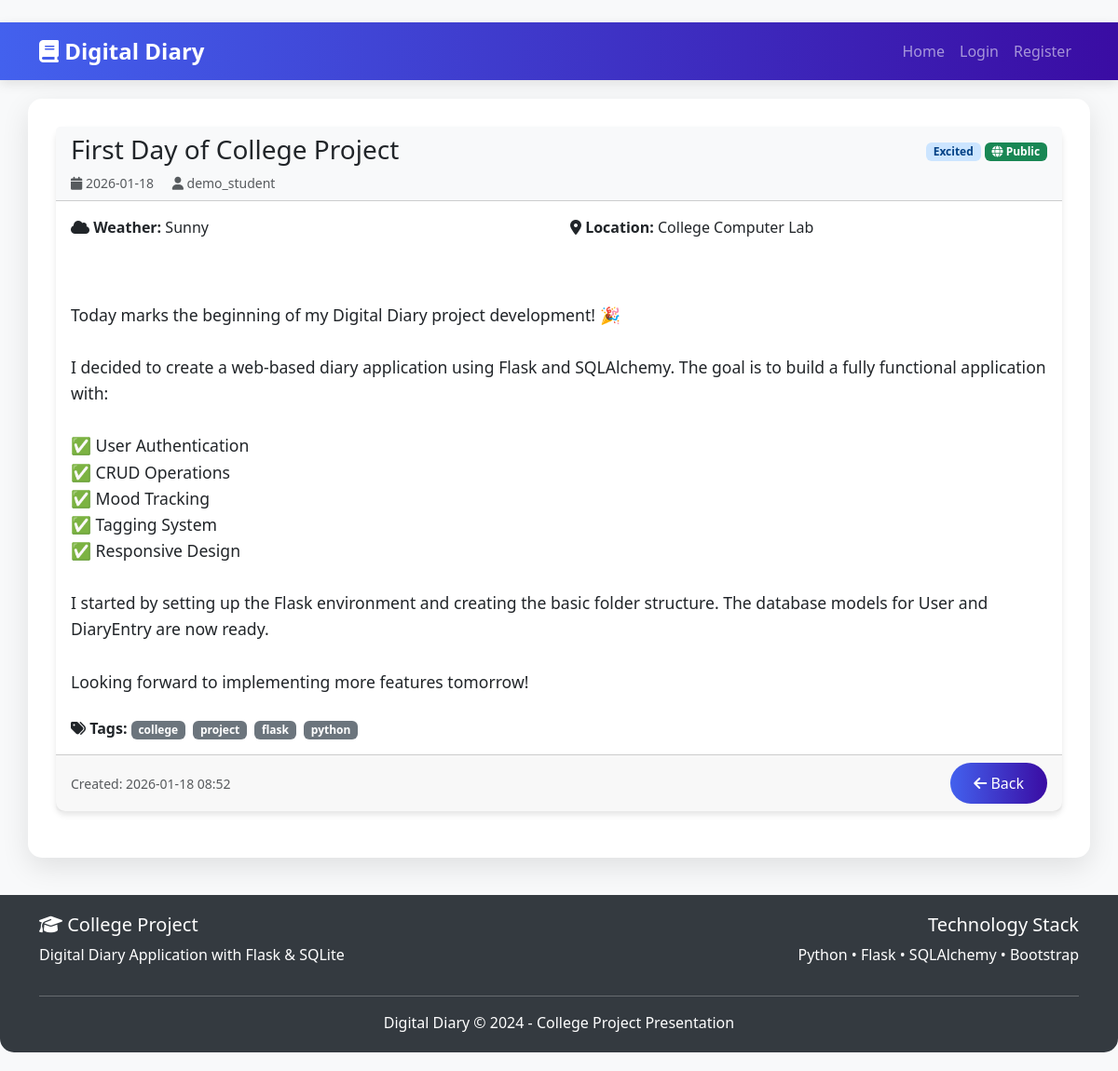
The app's page /entry/1 with its own data.
### app.py (models this page shows, shortened)
class DiaryEntry(db.Model):
    id = db.Column(db.Integer, primary_key=True)
    user_id = db.Column(db.Integer, db.ForeignKey('user.id'), nullable=False)
    title = db.Column(db.String(200), nullable=False)
    content = db.Column(db.Text, nullable=False)
    mood = db.Column(db.String(20), default='neutral')
    entry_date = db.Column(db.Date, nullable=False)
    weather = db.Column(db.String(50))
    location = db.Column(db.String(100))
    tags = db.Column(db.String(200))
    is_private = db.Column(db.Boolean, default=True)
    created_at = db.Column(db.DateTime, default=datetime.utcnow)
    updated_at = db.Column(db.DateTime, default=datetime.utcnow, onupdate=datetime.utcnow)

class User(UserMixin, db.Model):
    id = db.Column(db.Integer, primary_key=True)
    username = db.Column(db.String(50), unique=True, nullable=False)
    email = db.Column(db.String(100), unique=True, nullable=False)
    password_hash = db.Column(db.String(255), nullable=False)
    full_name = db.Column(db.String(100))
    created_at = db.Column(db.DateTime, default=datetime.utcnow)
    last_login = db.Column(db.DateTime)
    entries = db.relationship('DiaryEntry', backref='author', lazy=True, cascade='all, delete-orphan')

### app.py (the view)
@app.route('/entry/<int:entry_id>')
def view_entry(entry_id):
    entry = DiaryEntry.query.get_or_404(entry_id)
    if entry.is_private and (not current_user.is_authenticated or current_user.id != entry.user_id):
        flash('🔒 This entry is private', 'warning')
        return redirect(url_for('index'))
    tags_list = []
    if entry.tags:
        tags_list = [tag.strip() for tag in entry.tags.split(',') if tag.strip()]
    return render_template('view_entry.html',
                         entry=entry,
                         tags_list=tags_list,
                         user=current_user)

### app.py (called while the page is built)
@app.context_processor
def inject_user():
    return dict(user=current_user)

@app.context_processor
def utility_processor():
    return dict(get_mood_emoji=get_mood_emoji, get_mood_color=get_mood_color, now=datetime.utcnow)

### templates/view_entry.html (shortened to what this page needs)
﻿{% extends "base.html" %}
{% block content %}
<div class="card diary-card">
    <div class="card-header bg-light">
        <div class="d-flex justify-content-between align-items-center">
            <h3 class="mb-0">{{ entry.title }}</h3>
            <div>
                <span class="badge mood-{{ entry.mood }}">
                    {{ entry.mood|title }}
                </span>
                {% if entry.is_private %}
                    <span class="badge bg-warning">
                        <i class="fas fa-lock"></i> Private
                    </span>
                {% else %}
                    <span class="badge bg-success">
                        <i class="fas fa-globe"></i> Public
                    </span>
                {% endif %}
            </div>
        </div>
        <div class="mt-2">
            <small class="text-muted">
                <i class="fas fa-calendar"></i> {{ entry.entry_date.strftime('%Y-%m-%d') }}
                <i class="fas fa-user ms-3"></i> {{ entry.author.username }}
            </small>
        </div>
    </div>
    <div class="card-body">
        {% if entry.weather or entry.location %}
        <div class="row mb-4">
            {% if entry.weather %}
            <div class="col-md-6">
                <p><strong><i class="fas fa-cloud"></i> Weather:</strong> {{ entry.weather }}</p>
            </div>
            {% endif %}
            {% if entry.location %}
            <div class="col-md-6">
                <p><strong><i class="fas fa-map-marker-alt"></i> Location:</strong> {{ entry.location }}</p>
            </div>
            {% endif %}
        </div>
        {% endif %}
        <div style="white-space: pre-line; font-size: 1.1rem; line-height: 1.6;">
            {{ entry.content }}
        </div>
        {% if entry.tags %}
        <div class="mt-4">
            <strong><i class="fas fa-tags"></i> Tags:</strong>
            {% for tag in entry.tags.split(',') %}
                <span class="badge bg-secondary me-1">{{ tag.strip() }}</span>
            {% endfor %}
        </div>
        {% endif %}
    </div>
    <div class="card-footer">
        <div class="d-flex justify-content-between align-items-center">
            <small class="text-muted">
                Created: {{ entry.created_at.strftime('%Y-%m-%d %H:%M') }}
            </small>
            <div>
                <a href="/dashboard" class="btn btn-primary ms-2">
                    <i class="fas fa-arrow-left"></i> Back
                </a>
            </div>
        </div>
    </div>
</div>
{% endblock %}

### templates/base.html (style rules this page uses)
body { background: #f8f9fa; min-height: 100vh; padding-bottom: 20px; }
.btn-primary { background: linear-gradient(90deg, #4361ee, #3a0ca3); border: none; padding: 10px 25px; border-radius: 25px; }
.diary-card { border-radius: 10px; box-shadow: 0 4px 6px rgba(0,0,0,0.1); margin-bottom: 20px; border: none; }
.mood-excited { background: #cce5ff; color: #004085; }

### records on screen
DiaryEntry: title "First Day of College Project", mood "Excited", entry_date "2026-01-18", weather "Sunny", location "College Computer Lab", content "Today marks the beginning of my Digital Diary project development! 🎉 I decided to create a web-based diary application using Flask and SQLAlchemy. The goal is to build a fully functional application with: ✅ User Authentication ✅ CRUD Operations ✅ Mood Tracking ✅ Tagging System ✅ Responsive Design I started by setting up the Flask environment and creating the basic folder structure. The database models for User and DiaryEntry are now ready. Looking forward to implementing more features tomorrow!", created_at "2026-01-18 08:52"
User: author.username "demo_student"

### other values on screen
{{ tag.strip() }} "college" "project" "flask" "python"
